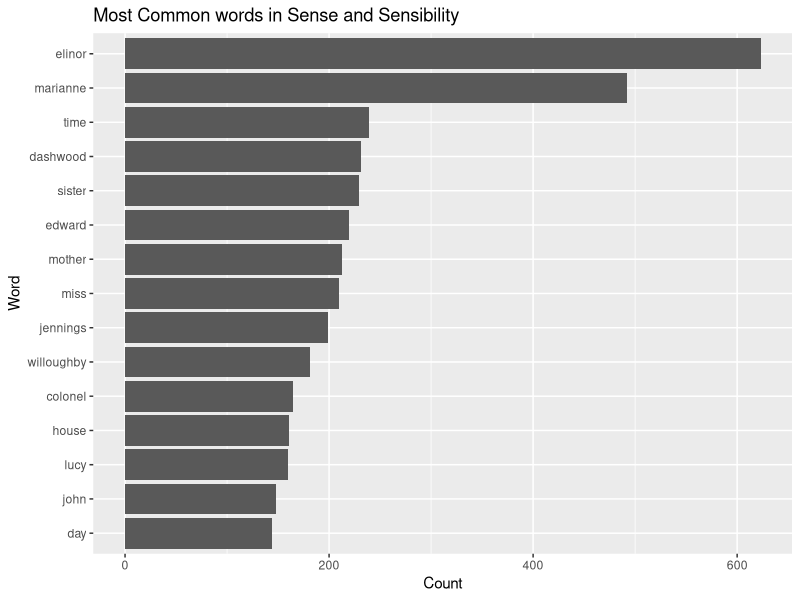

Write the R code that produced this figure.
## ---- chunk 1
suppressWarnings(suppressPackageStartupMessages(library(janeaustenr)))
suppressWarnings(suppressPackageStartupMessages(library(tidytext)))
suppressWarnings(suppressPackageStartupMessages(library(tidyverse)))
suppressWarnings(suppressPackageStartupMessages(library(testthat)))
## ---- chunk 2
book_name = "Sense & Sensibility"

words_sensesensibility <- austen_books() %>%
  filter(book == book_name) %>%
  unnest_tokens(output = word, input = text) 
head(words_sensesensibility)
## ---- chunk 3
words_count_sensesensibility <- words_sensesensibility %>%
  filter(!word %in% stop_words$word) %>%
  count(word, sort = TRUE) %>%
  top_n(15)
head(words_count_sensesensibility)
## ---- chunk 4
ggplot(words_count_sensesensibility, aes(x = reorder(word,n), y = n)) +
  geom_bar(stat="identity") +
  coord_flip() +
  labs(x = "Word", y = "Count", title = "Most Common words in Sense and Sensibility")
## ---- chunk 5
#' Xiaoting Li's version of Pig Latin
#' 
#' This function is to convert the given words into Xiaoting Li's version of Pig Latin.
#' 
#' Here are the rearrangement and addition rules:
#' 1. For words that begin with consonant sounds or consonant clusters:
#'    All letters before the first vowel are moved to the after of the first vowel,
#'    and the addition token `xtl` is added to the end. 
#'    For example, `hello` will be `ehllo` + `xtl`.
#'    
#' 2. For words that begin with vowel sounds:
#'    The initial vowels and the  first consonant or consonant cluster are kept,
#'    the rest of letters are removed. A different addition token `lxt` is added
#'    to the end of the word. 
#'    For example, `emma` becomes `emm` + `lxt`.
#'    
#' @param word the input string
#' @return the converted string (lower case)
#' @examples
#' pig_latin_xtl("Hello") # output: ehlloxtl
#' pig_latin_xtl("world") # output: owrldxtl
pig_latin_xtl <- function (word) {
  # stop if the input is not a string
  stopifnot(is.character(word))
  
  word = tolower(word)
  
  addition_token = "xtl"
  addition_token_2 = "lxt"
  vowel = c("a", "e", "i", "o", "u")
  
  # convert the word into letters
  chars = stringr::str_split(word, "")[[1]]
  word_len = length(chars)
  
  # find the first vowel
  i = purrr::detect_index(chars, ~(.x %in% vowel ) )
  
  # handle edge case where there is no vowel
  if (i == 0) return (stringr::str_c(addition_token, word));
  
  if (i > 1) {
    # For words that begin with consonant sounds or consonant clusters
    word = stringr::str_c(stringr::str_sub(word, i, i), stringr::str_sub(word, 1, (i - 1)),
                          stringr::str_sub(word, (i+1), -1), addition_token)
    
  } else {
    # For words beginning with vowel sounds
    
    # find the first consonant sounds or consonant clusters
    i = purrr::detect_index(chars, ~!(.x %in% vowel ) )
    # find the next vowel after that
    j = purrr::detect_index(chars[i:word_len], ~(.x %in% vowel ) )
    
    # handle if there is no vowel after the first consonant sounds or consonant clusters 
    if (j == 0) {
      i = word_len + 1
    } else {
      i = i + j - 1
    }
    
    word = stringr::str_sub(word, 1, i - 1)
    word = stringr::str_c(word, addition_token_2)
  }
  
  return (word)
}
## ---- chunk 6
pig_latin_xtl("Hello")
## ---- chunk 7
pig_latin_xtl("emma")
## ---- chunk 8
pig_latin_xtl("print")
## ---- chunk 9
test_that("Xiaoting's Pig Latin function tests", {
  # throw error when the input is not valid
  expect_error(pig_latin_xtl(123))
  expect_error(pig_latin_xtl(list()))
  # make sure the output is expected
  expect_equal(pig_latin_xtl("always"), "alwlxt")
  expect_equal(pig_latin_xtl("friends"), "ifrendsxtl")
  # make sure the output type is string
  expect_true(is.character(pig_latin_xtl("egg")))
})
